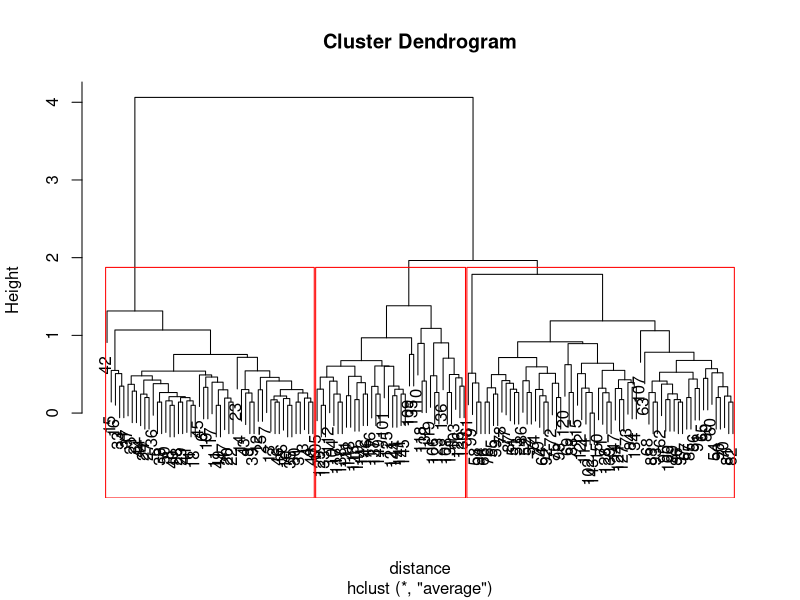

Here is the R script that generated this plot:
iris1 = iris
names(iris1)
#deleting the species column
iris1$Species = NULL
names(iris1)
distance = dist(iris1,method = "euclidean")
distance
model = hclust(distance,method = "average")
plot(model)
groups = cutree(model,k=3)   #divide the tree into groups 


#ploting the groups
rect.hclust(model,k=3,border = "red")
